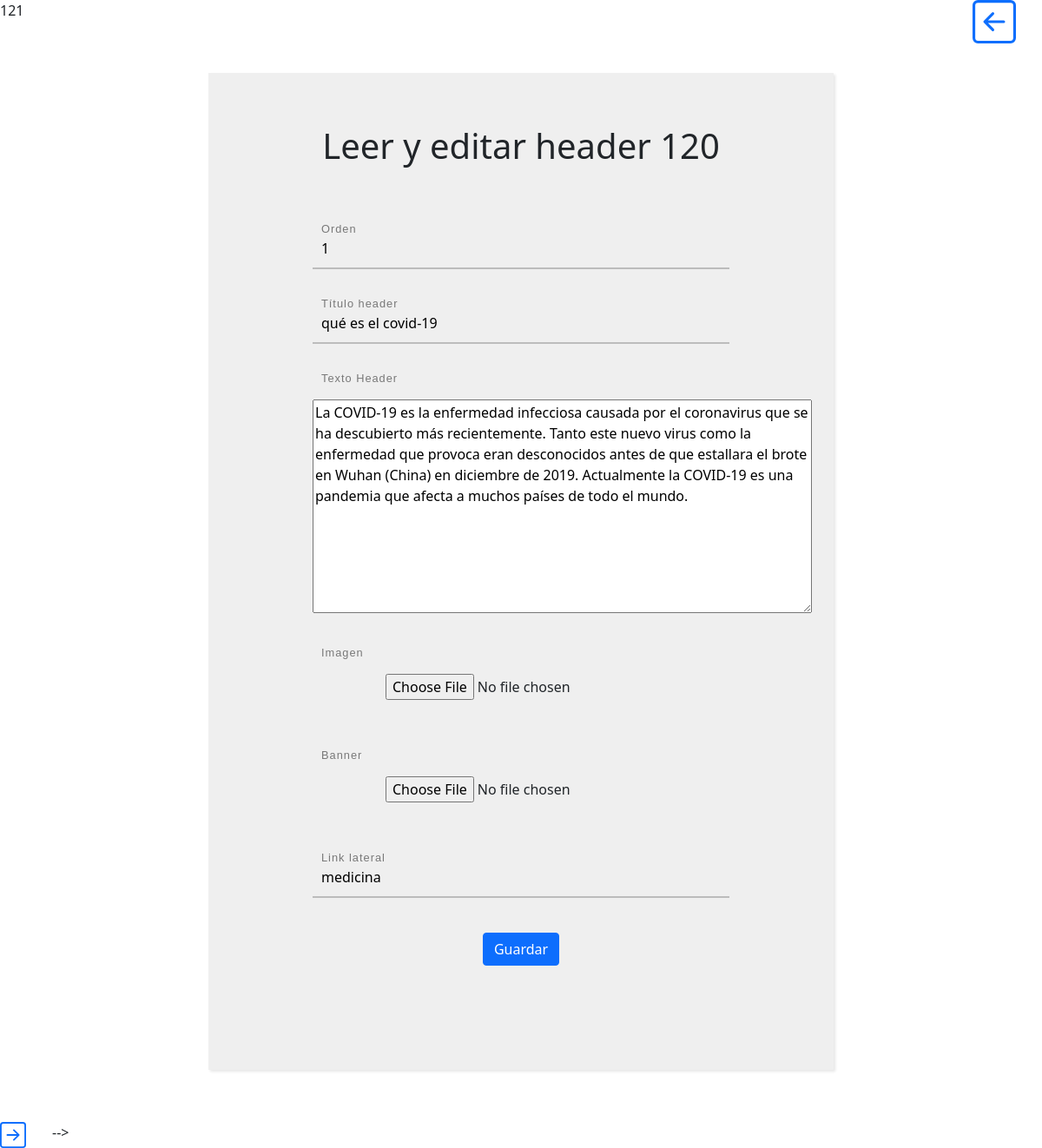
Screenshot of /edit2.php?id_post=121 with the database file from the repository.
### tables this page shows
CREATE TABLE `headers` (
  `id_headers` int(11) NOT NULL,
  `id_post` int(11) NOT NULL,
  `orden` int(11) NOT NULL,
  `tituloHeader` varchar(80) DEFAULT NULL,
  `textoHeader` longtext DEFAULT NULL,
  `imagen` varchar(150) DEFAULT NULL,
  `bannerLateral` varchar(100) DEFAULT NULL,
  `linkLateral` varchar(100) NOT NULL
);

### edit2.php (the view, shortened to what this page needs)
<?php
include('config.php');
?>
<!DOCTYPE html>
<html lang="en">
<head>
    <link href="https://cdn.jsdelivr.net/npm/bootstrap@5.0.0-beta1/dist/css/bootstrap.min.css" rel="stylesheet">
    <link rel="stylesheet" href="css/formCrud.css">
</head>
<body>
            <a href="admin.php"><i class="bi bi-arrow-left-square" style="float:right;margin-right:30px;" title="Volver al menú"></i></a>
    <?php
	$id_post=$_GET['id_post'];
	echo $id_post;
    $sql_consult = "SELECT * FROM post WHERE  id_post=$id_post";
    $resultat = $connection->prepare($sql_consult);
    $resultat->execute();
    $post = $resultat->rowCount();
    $sql_consult2 = "SELECT * FROM headers WHERE id_post=$id_post";
    $resultat2 = $connection->prepare($sql_consult2);
    $resultat2->execute();
    if ($post != 0) {
    ?>
			<?php
		 foreach ($resultat2 as $resultats2) {
			 ?>
            <form action="edit2.php" method="get" enctype="multipart/form-data">
                <h1>Leer y editar header <?php echo $resultats2['id_headers'] ?> </h1><br>
                <div id="bloque">
                    <label>
                        <p class="label-txt">Orden</p>
                        <input type="number" class="input" name="orden[]" value="<?php echo $resultats2['orden'] ?>" required>
                        <div class="line-box">
                        </div>
                    </label>
                    <label>
                        <p class="label-txt">Título header</p>
                        <input type="text" class="input" name="tituloHeader[]" value="<?php echo $resultats2['tituloHeader'] ?>" required>
                        <div class="line-box">
                        </div>
                    </label>
                    <label>
                        <p class="label-txt">Texto Header </p><br>
                        <textarea id="textHeader" cols="60" rows="10" name="textoHeader[]" required><?php echo $resultats2['textoHeader'] ?></textarea>
                    </label>
                    <label>
                        <p class="label-txt">Imagen </p><br>
                        <input type="file" name="imagen[]" id="fileupload" value="<?php echo $resultats2['imagen'] ?>" >
						<p><img src= "http://unhidrogen.com/b/img/<?php echo $resultats2['imagen'] ?>" alt="" width="20%"></p>
                    </label>
                    <label>
                        <p class="label-txt">Banner </p><br>
                        <input type="file" name="imagenBanner[]" id="fileupload" value="<?php echo $resultats2['imagenBanner'] ?>" >
						  <p><img src= "http://unhidrogen.com/b/img/<?php echo $resultats2['imagenBanner'] ?>" alt="" width="20%"></p>
                    </label>
                    <label>
                        <p class="label-txt">Link lateral</p>
                        <input type="text" class="input" name="linkLateral[]" value="<?php echo $resultats2['linkLateral'] ?>" required>
                        <div class="line-box">
                        </div>
                    </label>
                	<label>
					<button class="btn btn-primary" type="submit" name="guardar">Guardar</button>
					</label>
				</div>
				<?php
		 }
		?>
			</form>
            <?php
    }
            ?>
            <a href="edit3.php"><i class="bi bi-arrow-right-square" style="float:left;margin-right:30px;"></i></a>
-->
</body>
</html>

### css/formCrud.css (style rules this page uses)
a:link, a:visited, a:active { text-decoration:none; }
form { width: 60%; margin: 60px auto; background: #efefef; padding: 60px 120px 80px 120px; text-align: center; -webkit-box-shadow: 2px 2px 3px rgba(0,0,0,0.1); box-shadow: 2px 2px 3px rgba(0,0,0,0.1); }
label { display: block; position: relative; margin: 40px 0px; }
.label-txt { position: absolute; top: -1.6em; padding: 10px; font-family: sans-serif; font-size: .8em; letter-spacing: 1px; color: rgb(120,120,120); transition: ease .3s; }
.input { width: 100%; padding: 10px; background: transparent; border: none; outline: none; }
.line-box { position: relative; width: 100%; height: 2px; background: #BCBCBC; }
button { display: inline-block; padding: 12px 24px; background: rgb(220,220,220); font-weight: bold; color: rgb(120,120,120); border: none; outline: none; border-radius: 3px; cursor: pointer; transition: ease .3s; }

### rows the page displays
headers: id_headers "120", orden "1", tituloHeader "qué es el covid-19", textoHeader "La COVID‑19 es la enfermedad infecciosa causada por el coronavirus que se ha descubierto más recientemente. Tanto este nuevo virus como la enfermedad que provoca eran desconocidos antes de que estallara el brote en Wuhan (China) en diciembre de 2019. Actualmente la COVID‑19 es una pandemia que afecta a muchos países de todo el mundo.", linkLateral "medicina"

### other values shown
$id_post "121"
